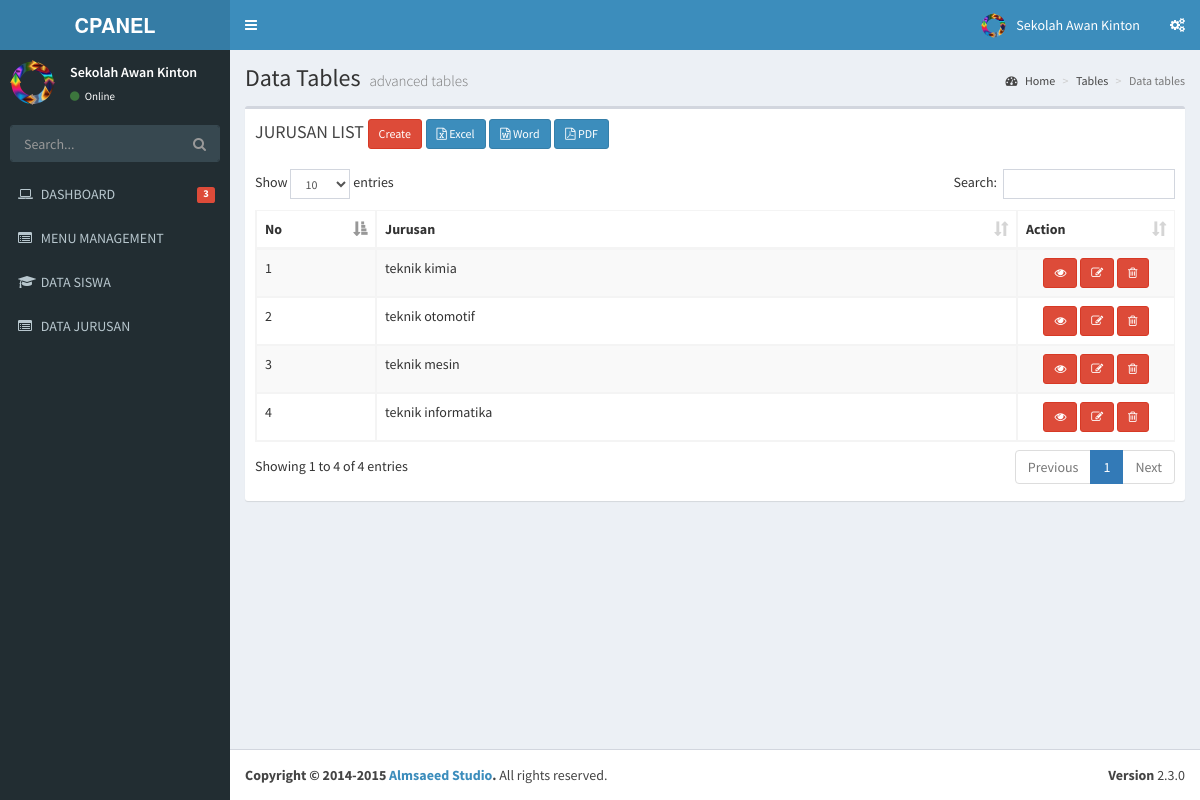
Page /index.php/jurusan on the committed database.
### tables this page shows
CREATE TABLE IF NOT EXISTS `menu` (
`id` int(11) NOT NULL,
  `name` varchar(50) NOT NULL,
  `link` varchar(50) NOT NULL,
  `icon` varchar(30) NOT NULL,
  `is_active` int(1) NOT NULL,
  `is_parent` int(1) NOT NULL
);

CREATE TABLE IF NOT EXISTS `jurusan` (
`id_jurusan` int(11) NOT NULL,
  `jurusan` varchar(20) NOT NULL
);

### application/libraries/Template.php (called while the page is built)
<?php if ( ! defined('BASEPATH')) exit('No direct script access allowed');
class Template {
		var $template_data = array();
		function set($name, $value)
		{
			$this->template_data[$name] = $value;
		}
		function load($template = '', $view = '' , $view_data = array(), $return = FALSE)
		{
			$this->CI =& get_instance();
			$this->set('contents', $this->CI->load->view($view, $view_data, TRUE));
			return $this->CI->load->view($template, $this->template_data, $return);
		}
}

### application/controllers/Jurusan.php (called while the page is built, shortened)
<?php
class Jurusan extends CI_Controller
{
    public function index()
    {
        $jurusan = $this->Jurusan_model->get_all();
        $data = array(
            'jurusan_data' => $jurusan
        );
        $this->template->load('template','jurusan_list', $data);
    }
}

### index.php (called while the page is built, shortened)
<?php
require_once BASEPATH.'core/CodeIgniter.php';

### application/models/Jurusan_model.php (called while the page is built, shortened)
<?php
class Jurusan_model extends CI_Model
{
    public $table = 'jurusan';
    public $id = 'id_jurusan';
    public $order = 'DESC';
    function get_all()
    {
        $this->db->order_by($this->id, $this->order);
        return $this->db->get($this->table)->result();
    }
}

### application/views/jurusan_list.php (the view, shortened to what this page needs)
      <section class='content'>
        <div class='row'>
          <div class='col-xs-12'>
            <div class='box'>
              <div class='box-header'>
                <h3 class='box-title'>JURUSAN LIST <?php echo anchor('jurusan/create/','Create',array('class'=>'btn btn-danger btn-sm'));?>
<?php echo anchor(site_url('jurusan/excel'), ' <i class="fa fa-file-excel-o"></i> Excel', 'class="btn btn-primary btn-sm"'); ?>
<?php echo anchor(site_url('jurusan/word'), '<i class="fa fa-file-word-o"></i> Word', 'class="btn btn-primary btn-sm"'); ?>
<?php echo anchor(site_url('jurusan/pdf'), '<i class="fa fa-file-pdf-o"></i> PDF', 'class="btn btn-primary btn-sm"'); ?></h3>
              </div>
              <div class='box-body'>
      <table class="table table-bordered table-striped" id="mytable">
          <thead>
              <tr>
                  <th width="80px">No</th>
    <th>Jurusan</th>
    <th>Action</th>
              </tr>
          </thead>
   <tbody>
          <?php
          $start = 0;
          foreach ($jurusan_data as $jurusan)
          {
              ?>
              <tr>
    <td><?php echo ++$start ?></td>
    <td><?php echo $jurusan->jurusan ?></td>
    <td style="text-align:center" width="140px">
	<?php
	echo anchor(site_url('jurusan/read/'.$jurusan->id_jurusan),'<i class="fa fa-eye"></i>',array('title'=>'detail','class'=>'btn btn-danger btn-sm'));
	echo anchor(site_url('jurusan/update/'.$jurusan->id_jurusan),'<i class="fa fa-pencil-square-o"></i>',array('title'=>'edit','class'=>'btn btn-danger btn-sm'));
	echo anchor(site_url('jurusan/delete/'.$jurusan->id_jurusan),'<i class="fa fa-trash-o"></i>','title="delete" class="btn btn-danger btn-sm" onclick="javasciprt: return confirm(\'Are You Sure ?\')"');
	?>
    </td>
       </tr>
              <?php
          }
          ?>
          </tbody>
      </table>
                  </div>
            </div>
          </div>
        </div>
      </section>

### application/views/template.php (shortened to what this page needs)
<!DOCTYPE html>
<html>
    <head>
        <link rel="stylesheet" href="<?php echo base_url() ?>template/bootstrap/css/bootstrap.min.css">
        <link rel="stylesheet" href="<?php echo base_url() ?>template/font-awesome-4.4.0/css/font-awesome.min.css">
        <link rel="stylesheet" href="<?php echo base_url() ?>template/ionicons-2.0.1/css/ionicons.min.css">
        <link rel="stylesheet" href="<?php echo base_url() ?>template/plugins/datatables/dataTables.bootstrap.css">
        <link rel="stylesheet" href="<?php echo base_url() ?>template/dist/css/AdminLTE.min.css">
        <link rel="stylesheet" href="<?php echo base_url() ?>template/dist/css/skins/_all-skins.min.css">
    </head>
    <body class="hold-transition skin-blue sidebar-mini">
        <div class="wrapper">
            <header class="main-header">
                <a href="index2.html" class="logo">
                    <span class="logo-lg"><b>CPANEL</b></span>
                </a>
                <nav class="navbar navbar-static-top" role="navigation">
                    <a href="#" class="sidebar-toggle" data-toggle="offcanvas" role="button">
                    </a>
                    <div class="navbar-custom-menu">
                        <ul class="nav navbar-nav">
                            <li class="dropdown user user-menu">
                                <a href="#" class="dropdown-toggle" data-toggle="dropdown">
                                    <img src="<?php echo base_url()?>template/dist/img/logo.png" class="user-image" alt="User Image">
                                    <span class="hidden-xs">Sekolah Awan Kinton</span>
                                </a>
                            </li>
                            <li>
                                <a href="#" data-toggle="control-sidebar"><i class="fa fa-gears"></i></a>
                            </li>
                        </ul>
                    </div>
                </nav>
            </header>
            <aside class="main-sidebar">
                <section class="sidebar">
                    <div class="user-panel">
                        <div class="pull-left image">
                            <img src="<?php echo base_url()?>template/dist/img/logo.png" class="img-circle" alt="User Image">
                        </div>
                        <div class="pull-left info">
                            <p>Sekolah Awan Kinton</p>
                            <a href="#"><i class="fa fa-circle text-success"></i> Online</a>
                        </div>
                    </div>
                    <form action="#" method="get" class="sidebar-form">
                        <div class="input-group">
                            <input type="text" name="q" class="form-control" placeholder="Search...">
                            <span class="input-group-btn">
                                <button type="submit" name="search" id="search-btn" class="btn btn-flat"><i class="fa fa-search"></i></button>
                            </span>
                        </div>
                    </form>
                    <ul class="sidebar-menu">
                        <li>
                            <a href="<?php echo site_url('dashboard') ?>">
                                <i class="fa fa-laptop"></i> <span>DASHBOARD</span>
                                <small class="label pull-right bg-red">3</small>
                            </a>
                        </li>
                        <?php
                        $menu = $this->db->get_where('menu', array('is_parent' => 0,'is_active'=>1));
                        foreach ($menu->result() as $m) {
                            $submenu = $this->db->get_where('menu',array('is_parent'=>$m->id,'is_active'=>1));
                            if($submenu->num_rows()>0){
                                echo "<li class='treeview'>
                                    ".anchor('#',  "<i class='$m->icon'></i>".strtoupper($m->name).' <i class="fa fa-angle-left pull-right"></i>')."
                                        <ul class='treeview-menu'>";
                                foreach ($submenu->result() as $s){
                                     echo "<li>" . anchor($s->link, "<i class='$s->icon'></i> <span>" . strtoupper($s->name)) . "</span></li>";
                                }
                                   echo"</ul>
                                    </li>";
                            }else{
                                echo "<li>" . anchor($m->link, "<i class='$m->icon'></i> <span>" . strtoupper($m->name)) . "</span></li>";
                            }
                        }
                        ?>
                    </ul>
                </section>
            </aside>
            <div class="content-wrapper">
                <section class="content-header">
                    <h1>
                        Data Tables
                        <small>advanced tables</small>
                    </h1>
                    <ol class="breadcrumb">
                        <li><a href="#"><i class="fa fa-dashboard"></i> Home</a></li>
                        <li><a href="#">Tables</a></li>
                        <li class="active">Data tables</li>
                    </ol>
                </section>
                <?php
                echo $contents;
                ?>
            </div>
            <footer class="main-footer">
                <div class="pull-right hidden-xs">
                    <b>Version</b> 2.3.0
                </div>
                <strong>Copyright &copy; 2014-2015 <a href="http://almsaeedstudio.com">Almsaeed Studio</a>.</strong> All rights reserved.
            </footer>
        </div>
    </body>
</html>

### rows in the picture
menu: link+icon+name "MENU MANAGEMENT"
menu: link+icon+name "DATA SISWA"
menu: link+icon+name "DATA JURUSAN"
jurusan: jurusan "teknik kimia"
jurusan: jurusan "teknik otomotif"
jurusan: jurusan "teknik mesin"
jurusan: jurusan "teknik informatika"
